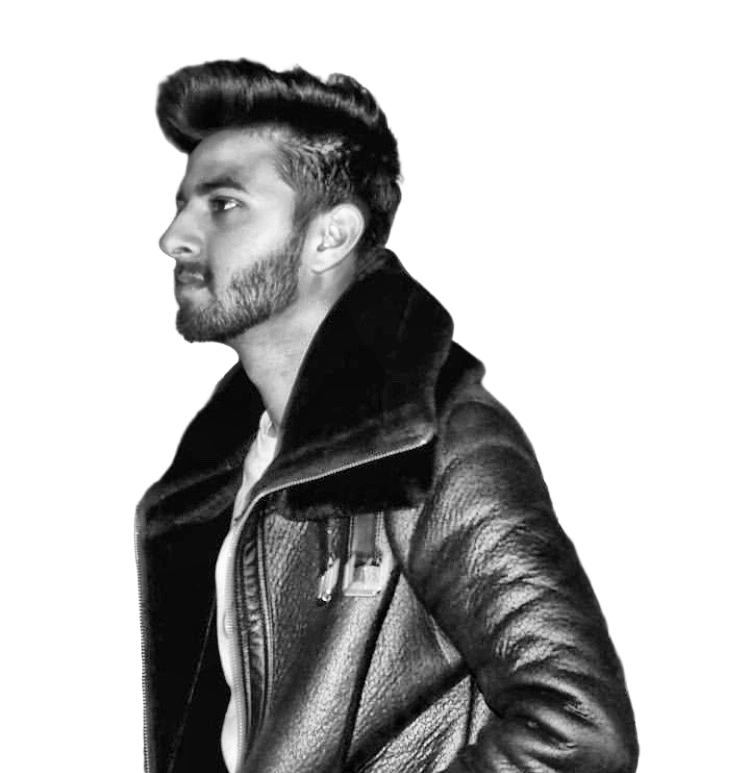
#> input picture source-prepped.png, 750 x 773 px, found by its file name
$ python make_ascii_svg.py
#> lines starting #> are read from the running program, lines starting #| are printed output that depends on the picture
from pathlib import Path
import math

from PIL import Image


RAMP = " .`:-=+*cs#%@"
INPUT = Path("source-prepped.png")
OUTPUT = Path("avi-ascii.svg")

# Character grid
WIDTH = 100

# Terminal-style character proportions
CHAR_ASPECT = 0.5

# Light gray monochrome text
TEXT_COLOR = "#B8B8B8"


def brightness_to_glyph(value):
    # White -> sparse, black -> dense
    index = int((255 - value) / 255 * (len(RAMP) - 1))
    return RAMP[index]


def main():
    if not INPUT.exists():
        raise FileNotFoundError(f"Could not find {INPUT}")

    image = Image.open(INPUT).convert("L")

    width, height = image.size
#> width = 750; height = 773
    height_chars = max(
        1,
        round(height / width * WIDTH * CHAR_ASPECT)
    )
#> height_chars = 52

    image = image.resize(
        (WIDTH, height_chars),
        Image.Resampling.LANCZOS
    )
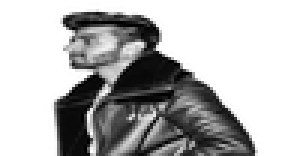
#> image: PIL image 100x52 L (shown 3 times larger); min 0, max 255, mean 181.7

    pixels = image.load()

    font_size = 10
    line_height = 11

    svg_width = WIDTH * 6
    svg_height = height_chars * line_height
#> svg_height = 572

    rows = []

    for y in range(height_chars):
        text = ""

        for x in range(WIDTH):
            glyph = brightness_to_glyph(pixels[x, y])
            text += glyph

        rows.append(text)

    parts = [
        f'<svg xmlns="http://www.w3.org/2000/svg" '
        f'width="{svg_width}" height="{svg_height}" '
        f'viewBox="0 0 {svg_width} {svg_height}">',
        '<rect width="100%" height="100%" fill="white"/>',
        f'<style>'
        f'text {{ '
        f'font-family: "Courier New", monospace; '
        f'font-size: {font_size}px; '
        f'fill: {TEXT_COLOR}; '
        f'white-space: pre; '
        f'}}'
        f'</style>'
    ]

    # Each row gets its own clip and wipe animation.
    for y, text in enumerate(rows):
        yy = y * line_height + font_size

        clip_id = f"rowClip{y}"

        parts.append(
            f'<clipPath id="{clip_id}">'
            f'<rect x="0" y="{y * line_height}" '
            f'width="0" height="{line_height}">'
            f'<animate attributeName="width" '
            f'from="0" to="{svg_width}" '
            f'dur="1.1s" begin="{y * 0.035:.3f}s" '
            f'fill="freeze"/>'
            f'</rect>'
            f'</clipPath>'
        )

        parts.append(
            f'<text x="0" y="{yy}" clip-path="url(#{clip_id})">'
            f'{escape_xml(text)}'
            f'</text>'
        )
#> this loop made 52 passes

    parts.append("</svg>")

    OUTPUT.write_text(
        "\n".join(parts),
        encoding="utf-8"
    )

    print(f"Done: {OUTPUT}")


def escape_xml(text):
    return (
        text.replace("&", "&amp;")
        .replace("<", "&lt;")
        .replace(">", "&gt;")
    )


if __name__ == "__main__":
    main()
